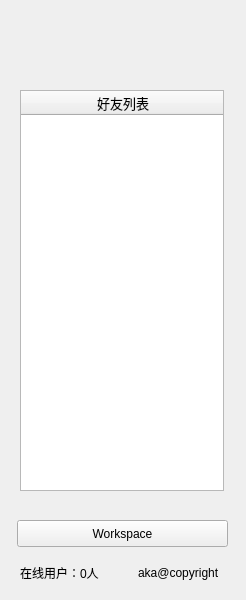
<?xml version="1.0" encoding="UTF-8"?>
<ui version="4.0">
 <class>SendMessage</class>
 <widget class="QWidget" name="SendMessage">
  <property name="geometry">
   <rect>
    <x>0</x>
    <y>0</y>
    <width>246</width>
    <height>600</height>
   </rect>
  </property>
  <property name="windowTitle">
   <string>Form</string>
  </property>
  <widget class="QPushButton" name="pushButton_5">
   <property name="geometry">
    <rect>
     <x>17</x>
     <y>520</y>
     <width>211</width>
     <height>27</height>
    </rect>
   </property>
   <property name="text">
    <string>Workspace</string>
   </property>
  </widget>
  <widget class="QLabel" name="label_uinfo">
   <property name="geometry">
    <rect>
     <x>20</x>
     <y>40</y>
     <width>191</width>
     <height>20</height>
    </rect>
   </property>
   <property name="text">
    <string/>
   </property>
  </widget>
  <widget class="QTableWidget" name="tableWidget">
   <property name="geometry">
    <rect>
     <x>20</x>
     <y>90</y>
     <width>204</width>
     <height>401</height>
    </rect>
   </property>
   <property name="toolTip">
    <string>在线用户信息列表</string>
   </property>
   <property name="layoutDirection">
    <enum>Qt::LeftToRight</enum>
   </property>
   <property name="frameShape">
    <enum>QFrame::StyledPanel</enum>
   </property>
   <property name="editTriggers">
    <set>QAbstractItemView::NoEditTriggers</set>
   </property>
   <property name="selectionMode">
    <enum>QAbstractItemView::SingleSelection</enum>
   </property>
   <property name="selectionBehavior">
    <enum>QAbstractItemView::SelectRows</enum>
   </property>
   <property name="showGrid">
    <bool>false</bool>
   </property>
   <attribute name="horizontalHeaderDefaultSectionSize">
    <number>204</number>
   </attribute>
   <column>
    <property name="text">
     <string>好友列表</string>
    </property>
    <property name="font">
     <font>
      <pointsize>10</pointsize>
      <weight>50</weight>
      <bold>false</bold>
     </font>
    </property>
    <property name="icon">
     <iconset>
      <normalon>:/image/User.png</normalon>
     </iconset>
    </property>
   </column>
  </widget>
  <widget class="QLabel" name="onlineUser">
   <property name="geometry">
    <rect>
     <x>20</x>
     <y>563</y>
     <width>87</width>
     <height>20</height>
    </rect>
   </property>
   <property name="sizePolicy">
    <sizepolicy hsizetype="Fixed" vsizetype="Preferred">
     <horstretch>0</horstretch>
     <verstretch>0</verstretch>
    </sizepolicy>
   </property>
   <property name="text">
    <string>在线用户：0人</string>
   </property>
  </widget>
  <widget class="QLabel" name="label_2">
   <property name="geometry">
    <rect>
     <x>138</x>
     <y>563</y>
     <width>101</width>
     <height>20</height>
    </rect>
   </property>
   <property name="text">
    <string>aka@copyright</string>
   </property>
  </widget>
  <widget class="QLabel" name="label">
   <property name="geometry">
    <rect>
     <x>0</x>
     <y>0</y>
     <width>246</width>
     <height>600</height>
    </rect>
   </property>
   <property name="styleSheet">
    <string notr="true">background-image: url(:/image/smbk5.png);</string>
   </property>
   <property name="text">
    <string/>
   </property>
  </widget>
  <zorder>label</zorder>
  <zorder>pushButton_5</zorder>
  <zorder>label_uinfo</zorder>
  <zorder>tableWidget</zorder>
  <zorder>onlineUser</zorder>
  <zorder>label_2</zorder>
 </widget>
 <resources/>
 <connections/>
</ui>
